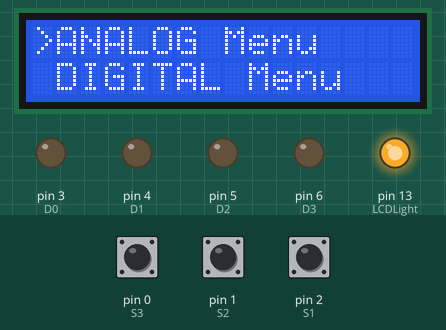
Simulated run of this sketch. Board: Arduino Uno, built with avr-gcc and run on an emulated ATmega328P. On the bench: 16×2 character LCD, output pins drawn as LEDs (lit = HIGH). The inputs (shaded band) are chosen by the test bench; at power-on: pin 2 (S1) HIGH, pin 0 (S3) HIGH, pin 1 (S2) HIGH.

Above: at 1.2 s.
1.3 s: pin 2 (S1) pulled LOW for 0.15 s
At 1.9 s:
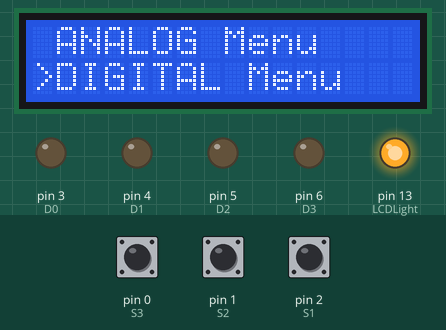
Timing chart, 0 to 4.3 s (numbered marks = the images above; inputs shaded):
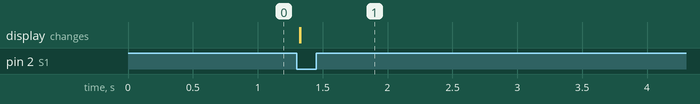

The sketch:

testShield.ino
```cpp
#include <LiquidCrystal.h>
#include "Button.h"
#define LCDLight 13
#define rs 12
#define en 11
#define d4  10
#define d5 9
#define d6 8
#define d7 7
LiquidCrystal lcd(rs, en, d4, d5, d6, d7);

//Buttons
Button S1 (2); //button up
Button S2 (1); //button enter/back
Button S3 (0); //button down

//Outputs
#define D0 3
#define D1 4
#define D2 5
#define D3 6

// MenuItems shown on LCD
String menuItems[] = {"ANALOG Menu", "DIGITAL Menu"};
int menuPage = 0;
int cursorPosition = 0;
int downCursor = 0;

//custom cursors for menu
byte menuCursor[8] = {
  B01000, //  *
  B00100, //   *
  B00010, //    *
  B00001, //     *
  B00010, //    *
  B00100, //   *
  B01000, //  *
  B00000  //
};

byte downArrow[8] = {
  0b00100, //   *
  0b00100, //   *
  0b00100, //   *
  0b00100, //   *
  0b00100, //   *
  0b10101, // * * *
  0b01110, //  ***
  0b00100  //   *
};

void setup() {
  pinMode(D0, OUTPUT);
  pinMode(D1, OUTPUT);
  pinMode(D2, OUTPUT);
  pinMode(D3, OUTPUT);
  pinMode(LCDLight, OUTPUT);
  digitalWrite(LCDLight, HIGH);

  lcd.begin(16, 2);
  lcd.createChar(0, menuCursor);
  lcd.createChar(1, downArrow);

  Serial.begin(9600);
}

void loop() {
mainMenu();
Buttons();
}

void mainMenu() {
if (menuPage == 0) {
  drawCursor();
  lcd.setCursor(1,0);
  lcd.print(menuItems[menuPage]); //Analog menu
  lcd.setCursor(1,1);
  lcd.print(menuItems[menuPage +1]);//Digital menu
}
if (menuPage == 1 && cursorPosition == 0) {
  lcd.setCursor(15,2);
  lcd.write(byte(1));
  downCursor = 1;
  subMenu1();
      } if (menuPage == 1 && cursorPosition == 1) {
        subMenu2();
        }
}

void drawCursor() {
  for (int cursorPos = 0; cursorPos < 1; cursorPos++) {     // Erases current cursor
    lcd.setCursor(0, cursorPos);
    lcd.print(" ");
  }
 if(menuPage % 2 == 0) {
    if (cursorPosition % 2 == 0) { //shows cursor 1st line
     lcd.setCursor(0,0);
     lcd.write(byte(0));
    }
    if(cursorPosition % 2 != 0 ) { //shows cursor 2nd line
      lcd.setCursor(0,1);
      lcd.write(byte(0));
    }
 }
}

// S1 moves cursor up, decrease cursor position // S3 moves custom cursor down, increase cursor position
void Buttons() {
  if (cursorPosition % 2 == 0 && S1.pressed()) { // if cursor position is 0 and S1 is pressed moves cursor to position 0,0
         lcd.clear();
         cursorPosition --;
        }
  if (cursorPosition  % 2 != 0 && S3.pressed()) { // if cursor position is 1 and S3 is pressed moves cursor to position 0,1
         lcd.clear();
         cursorPosition ++;
        }

    //S2 enters selected menu
    if (cursorPosition == 0 && S2.pressed()) {
      lcd.clear();
      menuPage ++;
    }
    if (cursorPosition == 1 && S2.pressed()) {
      lcd.clear();
      menuPage ++;
      }
      //TODO downcursor is shown and S2 pressed returns mainmenu from submenus
    if (downCursor == 1 && S2.pressed()) {
      lcd.clear();
      menuPage --;
      mainMenu();
      }
}

// if cursor points analog menu and enter button pushed, moves to this screen
// TODO extra submenu  for each analog read or own screen for each
void subMenu1() { // Analog
  delay(100);
  lcd.clear();
  lcd.setCursor(0,0);
  lcd.print(analogRead(A0));
  lcd.setCursor(8,0);
  lcd.print(analogRead(A1));
  lcd.setCursor(0,1);
  lcd.print(analogRead(A2));
  lcd.setCursor(8,1);
  lcd.print(analogRead(A3));
  }

// TODO if cursor points digital menu and enter button pushed
void subMenu2() {  //Digital
  delay(100);
  lcd.clear();
  drawCursor();
}
  /*if(!digitalRead(S1) || !digitalRead(S2) || !digitalRead(S3)){
    digitalWrite(D0, HIGH);
    digitalWrite(D1, HIGH);
    digitalWrite(D2, HIGH);
    digitalWrite(D3, HIGH);
  }else{
    digitalWrite(D0, LOW);
    digitalWrite(D1, LOW);
    digitalWrite(D2, LOW);
    digitalWrite(D3, LOW);
  }
}*/
```

Button.cpp
```cpp
/*
Button.cpp - library for button
*/

#include "Arduino.h"
#include "Button.h"

Button::Button(int pin)
{
  pinMode(pin, INPUT_PULLUP);
  _pin=pin;
  _prevState=digitalRead(pin);
}


bool Button::pressed(){
  bool ret=0;
  int x=digitalRead(_pin);
  if(x!=_prevState && x==BUTTONPRESSED){
    ret=1;
    delay(BOUNCE);
  }
  _prevState=x;
  return ret;
}
```

Button.h
```cpp
/*
Button.h - library for buttons
*/

#ifndef Button_h
#define Button_h
#include "Arduino.h"

const int BUTTONPRESSED=LOW;
const int BOUNCE=20;

class Button
{
  public:
    Button(int pin);
    bool pressed();
    void downButton();
    void enterButton();
    void upButton();
  private:
    int _pin;
    int _prevState;
};

#endif
```

Measured:
- after the input at 1.3 s, the display: first changes at once (image 1 shows a later state)
